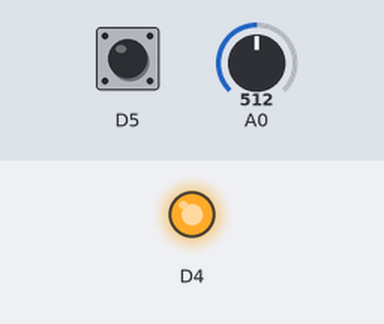
The program below on a simulated ESP8266 (Wemos D1 mini). Parts: output pins drawn as LEDs (lit = HIGH). Inputs (shaded band) come from the test bench; at power-on: D5 HIGH, A0 = 512. What the program prints to the serial monitor is not drawn.

Above: at 1.2 s.
1.3 s: D5 pulled LOW for 0.15 s
At 1.8 s:
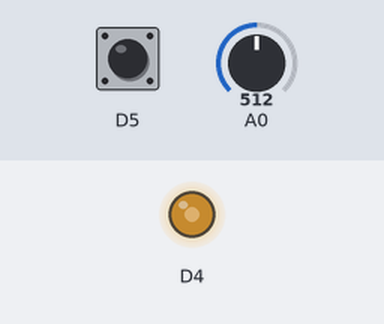
2.9 s: A0 set to 306
At 3.5 s:
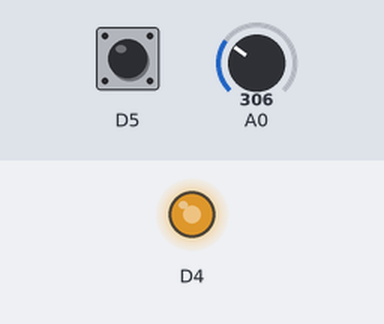
4.4 s: A0 set to 122
At 4.7 s:
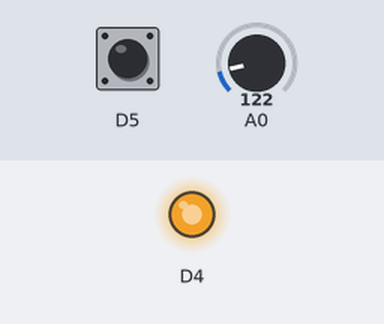
5.9 s: D5 pulled LOW for 1 s
At 7.8 s:
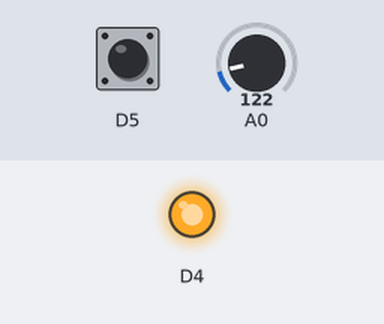
Timing chart, 0 to 9.3 s (numbered marks = the images above; inputs shaded):
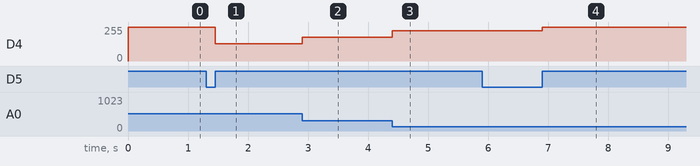

The program:

main.cpp
```cpp
#include <Arduino.h>

/*
I, Mychaylo Tatarynov, student number 000800271, certify that all code submitted is my own work;
that I have not copied it from any other source.
I also certify that I have not allowed my work to be copied by others.

2022/09/26
*/

//Whether or not the LED should be on.
bool LEDState = 0;
//Stores the button's state last iteration.
int LastButtonState = 1;

void setup() {
  // put your setup code here, to run once:

  Serial.begin(115200);

  Serial.println("\n\nName: Mychaylo Tatarynov (000800271)");
  Serial.println("ESP8266 Chip Id: " + String(ESP.getChipId()));
  Serial.println("Flash Chip Id: " + String(ESP.getFlashChipId()) + "\n");

  //Button as digital input.
  pinMode(D5, INPUT_PULLUP);
  //LED as the PWM output.
  pinMode(D4, OUTPUT);
}

void loop() {
  // put your main code here, to run repeatedly:

  bool buttonState = digitalRead(D5);
  //We want to toggle the LED only once while the button is pressed.
  bool buttonPressed = buttonState && buttonState != LastButtonState;

  //If the button was pressed, reverse the LED's state.
  if (buttonPressed) {
    LEDState = LEDState == 0 ? 1 : 0;
  }

  //Get the input from the potentiometer.
  int pot = analogRead(A0);
  //The analog output is within 1-256 rather than 1-1024, so the pot input must be quartered.
  int brightness = (LEDState * pot) / 4;

  //The LED is wired in reverse so the opposite of the brightness value is necessary.
  analogWrite(D4, 256 - brightness);

  LastButtonState = buttonState;
}
```

Measured:
- after the input at 1.3 s, D4: 255/255 → 128/255 after 0.15 s
- after the input at 2.9 s, D4: 128/255 → 180/255 at once
- after the input at 4.4 s, D4: 180/255 → 226/255 at once
- after the input at 5.9 s, D4: 226/255 → 255/255 after 1.0 s
